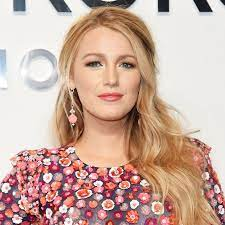
#> input picture DataBase/blake/download.jpeg, 225 x 225 px, found by its file name; its folder holds only this picture in this run
$ jupyter execute face_recg_1.ipynb
#> lines starting #> are read from the running program, lines starting #| are printed output that depends on the picture
Import Libraries:

[cell 1]
import cv2
import os
import numpy as np

Mapping Functions:
These functions are used to map person names to numeric labels and vice versa.

[cell 2]
def name_map(x):
    if x=="blake":
     return 0
    if x=="Mohanlal":
     return  1
    if x=="sharukh_khan":
     return 2

[cell 3]
def get_name(x):
    if x== 0:
     return "blake"
    if x== 1 :
     return  "Mohanlal"
    if x== 2 :
     return "sharukh_khan"

Face Detection:
This function takes an input image and performs face detection using the Haar Cascade classifier. It returns the detected face region as well as the bounding box coordinates (x, y, width, height).

[cell 4]
def face_detect(img):
    grey=cv2.cvtColor(img,cv2.COLOR_BGR2GRAY)
    face_cascade=cv2.CascadeClassifier(r"E:\DL projects\face_recognition_1\haarcascade_frontalface_default (1).xml")
    face=face_cascade.detectMultiScale(grey,scaleFactor=1.1,minNeighbors=6)
    if len(face)==0:
        return None,None
    x,y,w,h=face[0]
    return grey[x:x+w,y:y+h],face[0]

Data Preparation:
This function prepares the training data by reading images from the specified directory (DB_folder_path), detecting faces in each image, and storing the face regions along with their corresponding labels (mapped using name_map function).

[cell 5]
def prepare_training_data(DB_folder_path):
    dir=os.listdir(DB_folder_path)

    #all folders with in base directory
    faces_lst=[]
    labels=[]
    for face_folder in dir:

        faces=os.listdir(DB_folder_path+'/'+face_folder)

        #all images in each folder within base directory
        for each_face in faces:
            face_path=DB_folder_path+'/'+face_folder+'/'+each_face
            #each face is readed
            face=cv2.imread(face_path)
#> face is the input picture: shape (225, 225, 3); mean B, G, R 159.4, 172.4, 203.5
            cv2.imshow("training_image",face)
            cv2.waitKey(20)

            #detect face
            face,rect=face_detect(face)
#> in face_detect, `grey=cv2.cvtColor(img,cv2.COLOR_BGR2GRAY)`:
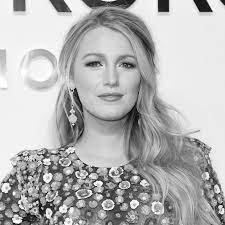
#> grey: shape (225, 225); min 0, max 255, mean 180.2
#> in face_detect, `face=face_cascade.detectMultiScale(grey,scaleFactor=1.1,minNeighbors=6)`: face = [[66, 31, 86, 86]]
#> in face_detect, `x,y,w,h=face[0]`: x = 66; y = 31; w = 86
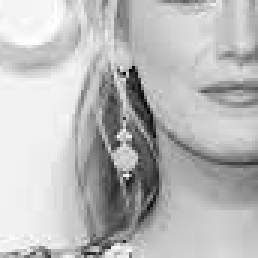
#> face: shape (86, 86) (shown 3 times larger); min 7, max 255, mean 186.4
#> rect = [66, 31, 86, 86]
            if face is not None:

                faces_lst.append(face)
                labels.append(name_map(face_folder))


    cv2.waitKey(1)
    cv2.destroyAllWindows()
    return faces_lst,labels

[cell 6]
faces_lst,labels=prepare_training_data(r"E:\DL projects\face_recognition_1\DataBase")
#> faces_lst = 1 item; labels = [0]

[cell 7]
print("Total faces",len(faces_lst))
#| Total faces 1

[cell 8]
len(labels)
#> Out = 1
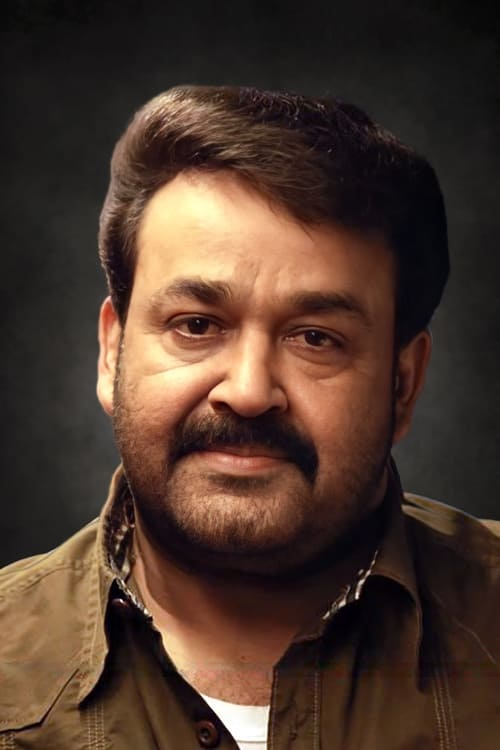
#> input picture test(mohanlal).jpg, 500 x 750 px, found by its file name
#> further down, test_img is the input picture: shape (750, 500, 3); mean B, G, R 44.7, 55.8, 76.6
#> (key q is pressed here)

Training the Recognizer:
It creates an LBPH (Local Binary Pattern Histogram) face recognizer using OpenCV and trains it using the prepared training data (faces_lst and labels).

[cell 9]
#LBPH -local binory pattern histogram
recognizer=cv2.face.LBPHFaceRecognizer_create()
recognizer

[cell 10]
recognizer.train(faces_lst,np.array(labels))

Drawing Rectangle and Text:
These functions are used to draw a rectangle around the detected face and write the person's name on the image.

[cell 11]
def draw_rectangle(img,rect):
    (x,y,w,h)=rect
    cv2.rectangle(img,(x,y),(x+w,y+h),(0, 0, 255),3)

[cell 12]
def write_text(img,text,x,y):
    cv2.putText(img,text,(x,y),cv2.FONT_HERSHEY_COMPLEX,1,(255,255,255),2)

Prediction:
This function takes a test image, detects the face, predicts the label using the trained recognizer, and returns the image with the predicted label written on it.

[cell 13]
def predict_new(test_img):
    img=test_img.copy()
    face,rect=face_detect(img)
#> in face_detect (call 2), `grey=cv2.cvtColor(img,cv2.COLOR_BGR2GRAY)`:
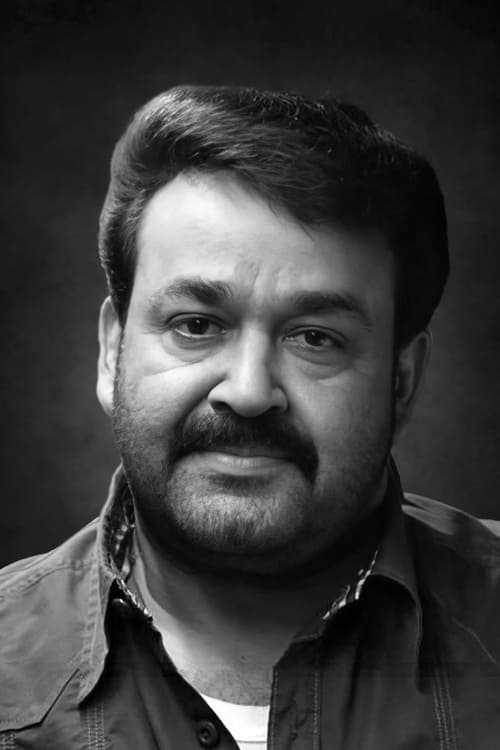
#> grey: shape (750, 500); min 0, max 255, mean 60.8
#> in face_detect (call 2), `face=face_cascade.detectMultiScale(grey,scaleFactor=1.1,minNeighbors=6)`: face = [[70, 191, 353, 353]]
#> in face_detect (call 2), `x,y,w,h=face[0]`: x = 70; y = 191; w = 353
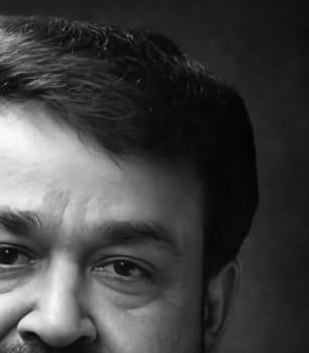
#> face: shape (353, 309); min 0, max 249, mean 65.1
#> rect = [70, 191, 353, 353]
    if face is not None:
      label=recognizer.predict(face)
#> label = (0, 155.1)
      label_text=get_name(label[0])
#> label_text = 'blake'
      draw_rectangle(img,rect)
#> in draw_rectangle, `(x,y,w,h)=rect`: x = 70; y = 191; w = 353
      write_text(img,label_text,rect[0],rect[1]-120)
#> in write_text, `cv2.putText(img,text,(x,y),cv2.FONT_HERSHEY_COMPLEX,1,(255,255,255),2)`:
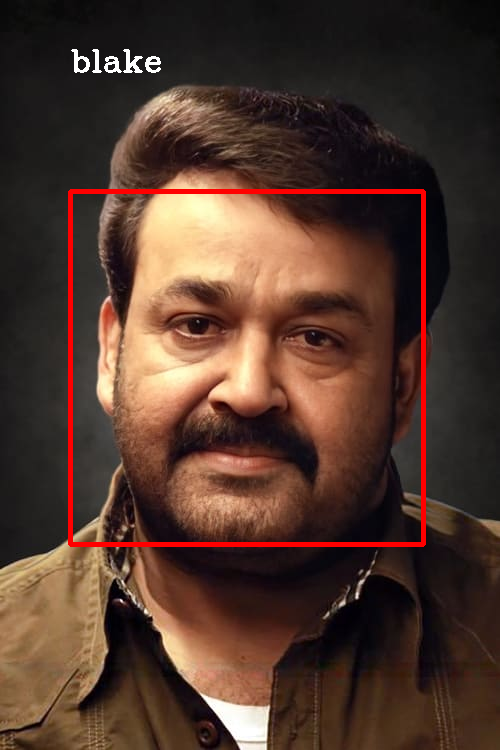
#> img: shape (750, 500, 3); mean B, G, R 44.5, 55.5, 80.9
    return img

[cell 14]
test_img=cv2.imread(r"E:\DL projects\face_recognition_1\test(mohanlal).jpg")
# print(test_img)
print("press q to stop the image from showing")

[cell 15]
cv2.imshow('test  image',test_img)
while True:
 if cv2.waitKey(1) & 0XFF==ord("q"):
    break
cv2.destroyAllWindows()
print("press q to stop the image from showing")

[cell 16]
print("press q to stop the image from showing")
predicted=predict_new(test_img)
cv2.imshow("predicted image",predicted)
while True:
 if cv2.waitKey(1) & 0XFF==ord("q"):
#> (key q is pressed here)
